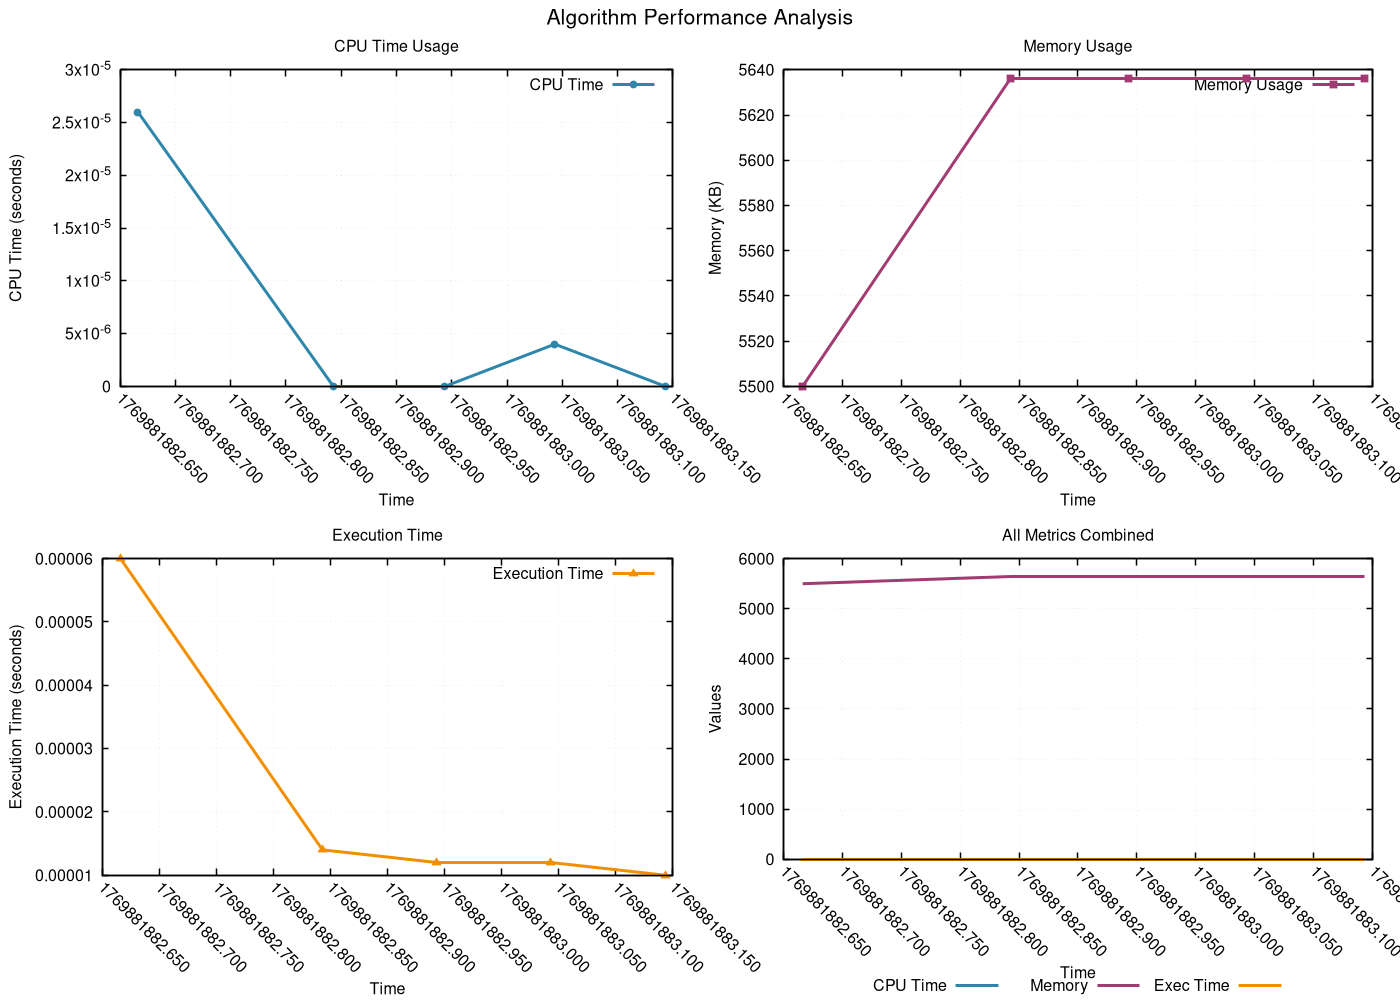

Recreate this plot in gnuplot.
# GNUplot script for resource monitoring
set terminal pngcairo enhanced font 'Helvetica,12' size 1400,1000
set output 'png/binary_search_20260131_225122.png'

set multiplot layout 2,2 title 'Algorithm Performance Analysis' font 'Helvetica,16'
set style line 1 lc rgb '#2E86AB' lt 1 lw 3 pt 7 ps 0.8
set style line 2 lc rgb '#A23B72' lt 1 lw 3 pt 5 ps 0.8
set style line 3 lc rgb '#F18F01' lt 1 lw 3 pt 9 ps 0.8
set style line 4 lc rgb '#F19C79' lt 1 lw 3 pt 11 ps 0.8
set style line 5 lc rgb '#0ABB9F' lt 1 lw 3 pt 13 ps 0.8

set format x "%.3f"
set xtics rotate by -45
set autoscale x

set title 'CPU Time Usage'
set xlabel 'Time'
set ylabel 'CPU Time (seconds)'
set grid linestyle 1 lc rgb '#D3D3D3' lt 0 lw 1
set border linewidth 1.5
plot 'png/binary_search_20260131_225122.dat' using 1:2 with linespoints ls 1 title 'CPU Time'
set title 'Memory Usage'
set xlabel 'Time'
set ylabel 'Memory (KB)'
set grid linestyle 1 lc rgb '#D3D3D3' lt 0 lw 1
set border linewidth 1.5
plot 'png/binary_search_20260131_225122.dat' using 1:3 with linespoints ls 2 title 'Memory Usage'
set title 'Execution Time'
set xlabel 'Time'
set ylabel 'Execution Time (seconds)'
set grid linestyle 1 lc rgb '#D3D3D3' lt 0 lw 1
set border linewidth 1.5
plot 'png/binary_search_20260131_225122.dat' using 1:4 with linespoints ls 3 title 'Execution Time'
set title 'All Metrics Combined'
set xlabel 'Time'
set ylabel 'Values'
set grid linestyle 1 lc rgb '#D3D3D3' lt 0 lw 1
set border linewidth 1.5
set key outside center bottom horizontal
plot 'png/binary_search_20260131_225122.dat' using 1:2 with lines ls 1 title 'CPU Time', \
     'png/binary_search_20260131_225122.dat' using 1:3 with lines ls 2 title 'Memory', \
     'png/binary_search_20260131_225122.dat' using 1:4 with lines ls 3 title 'Exec Time'
unset multiplot
